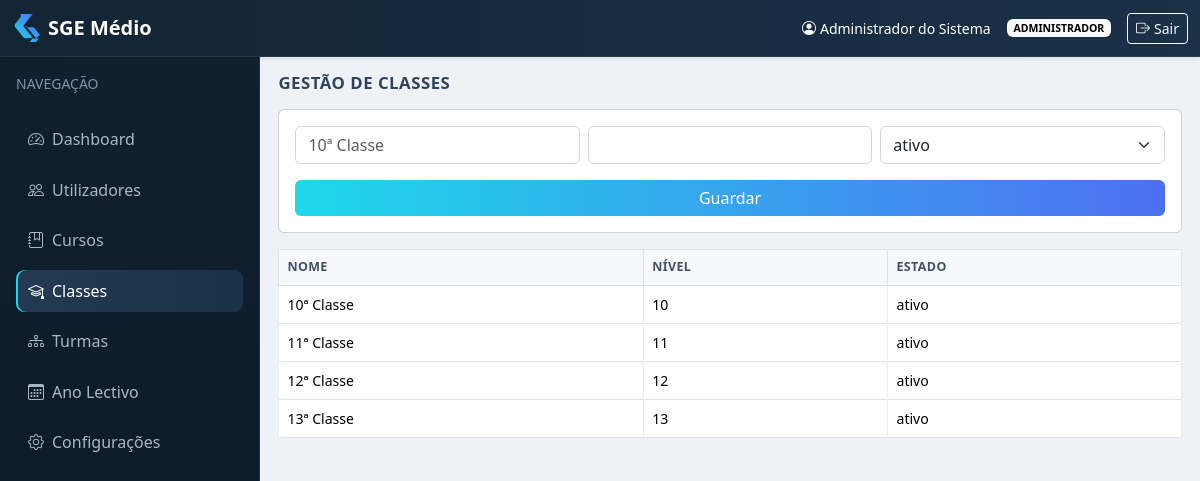
Screenshot of /admin/classes.php (signed in) with the database file from the repository.
### tables this page shows
CREATE TABLE IF NOT EXISTS classes (
  id INT AUTO_INCREMENT PRIMARY KEY,
  nome VARCHAR(100) NOT NULL,
  nivel INT NOT NULL,
  estado ENUM('ativo','inativo') DEFAULT 'ativo'
);

### admin/classes.php (the view, shortened to what this page needs)
<?php
require_once __DIR__ . '/../config/database.php';
$classes = $pdo->query('SELECT * FROM classes ORDER BY nivel')->fetchAll();
$tituloPagina = 'Classes'; include __DIR__ . '/../includes/header.php'; include __DIR__ . '/../includes/navbar.php';
?>
<div class="app-layout"><?php include __DIR__ . '/../includes/sidebar.php'; ?><main class="content-wrap">
<h2 class="mb-3">Gestão de Classes</h2>
<form method="post" class="card p-3 mb-3"><div class="row g-2"><div class="col"><input name="nome" class="form-control" placeholder="10ª Classe" required></div><div class="col"><input name="nivel" type="number" class="form-control" required></div><div class="col"><select name="estado" class="form-select"><option>ativo</option><option>inativo</option></select></div></div><button class="btn btn-school mt-3">Guardar</button></form>
<table class="table table-bordered bg-white"><thead><tr><th>Nome</th><th>Nível</th><th>Estado</th></tr></thead><tbody><?php foreach($classes as $classe): ?><tr><td><?= htmlspecialchars($classe['nome']) ?></td><td><?= $classe['nivel'] ?></td><td><?= htmlspecialchars($classe['estado']) ?></td></tr><?php endforeach; ?></tbody></table>
</main></div>
<?php include __DIR__ . '/../includes/footer.php'; ?>

### assets/css/style.css (style rules this page uses)
:root { --school-cyan: #1ed8e9; --school-blue: #4e6ff2; --shell-bg: #eef1f5; --panel-bg: #ffffff; --sidebar-bg: #111f2f; --sidebar-bg-2: #0c1826; --sidebar-text: #a9b7c8; --sidebar-active: #1f3249; --topbar-bg: #132434; }
body.app-shell { background: var(--shell-bg); color: #202a36; }
.btn-school { background: linear-gradient(90deg, var(--school-cyan), var(--school-blue)); color: #fff; border: 0; }
.app-layout { display: grid; grid-template-columns: 260px 1fr; min-height: calc(100vh - 56px); }
.content-wrap { padding: 1rem 1.15rem; }
.card, .table { border-radius: .4rem; }
.table { border: 1px solid #dde3ea; font-size: .88rem; }
.table thead th { background: #f6f8fb; color: #405268; font-size: .78rem; text-transform: uppercase; letter-spacing: .03em; border-bottom: 1px solid #d8e0ea; }
.table tbody td { vertical-align: middle; border-color: #e9eef5; }
h2 { font-size: 1.05rem; text-transform: uppercase; letter-spacing: .03em; color: #2f435b; font-weight: 700; }
.form-control, .form-select { border-radius: .35rem; border-color: #cfd8e3; }

### rows the page displays
classes: nome "10ª Classe", nivel "10", estado "ativo"
classes: nome "11ª Classe", nivel "11", estado "ativo"
classes: nome "12ª Classe", nivel "12", estado "ativo"
classes: nome "13ª Classe", nivel "13", estado "ativo"

### other values shown
$_SESSION['utilizador']['nome'] "Administrador do Sistema"
$_SESSION['utilizador']['perfil'] "ADMINISTRADOR"
